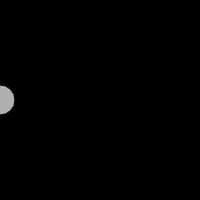
Frame 1 (no input)
Frame 60 (no input): identical to frame 1, image omitted
Frame 120 (the mouse pressed at the canvas centre since frame 60): identical to frame 1, image omitted

The p5.js sketch that drew this single still picture (run headless with seeded random() and noise() and a simulated clock; from frame 60 on, the mouse is pressed at the canvas centre):

// p5.js sketch
// ── sketch.js

var  x = 0;
var  y = 100;
var  xSpeed = 1;


function setup() {
  createCanvas(200, 200);
}

function draw() {
  background(0);
  
  move(mouseX/3);
  bounce();
  display();
}

//defined move function
function move(speedFactor){
  x = x + (xSpeed * speedFactor);
}

//defined bounce function
function bounce(){
    if((x > width) || (x < 0)){
    xSpeed = xSpeed * -1;
  }
}

//defined display of ellipse
function display(){
  fill(175);
  ellipse(x, y, 30, 30);
}
